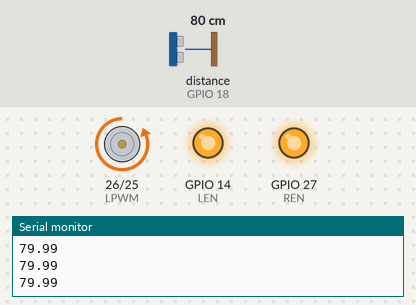
Bench run of a sketch on a simulated ESP32. On the bench: motor-driver pin pairs drawn as motors (green arrow = first pin HIGH = forward, orange = second pin HIGH = backward, longer = more drive), output pins drawn as LEDs (lit = HIGH), the last lines printed to the serial monitor. Wiring (inferred from the names in the program): ultrasonic range finder: trigger GPIO 5; echo GPIO 18. The inputs (shaded band) are chosen by the test bench; at power-on: distance to the obstacle (sensor on GPIO 18) 80 cm. The echo pulse lasts 58.3 µs per cm; pins used as bus, display or sensor lines are not drawn.

Above: at 1.2 s.
1.3 s: distance to the obstacle (sensor on GPIO 18) set to 2 cm
At 1.9 s:
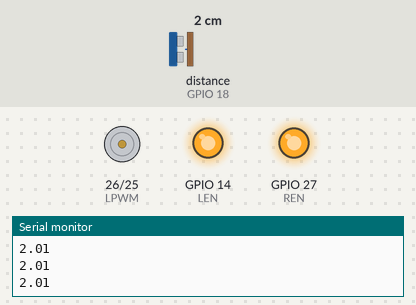
2.8 s: distance to the obstacle (sensor on GPIO 18) set to 9 cm
4.3 s: distance to the obstacle (sensor on GPIO 18) set to 11 cm
At 5.2 s:
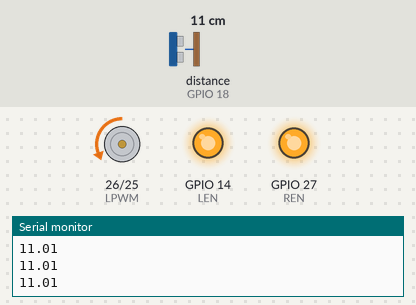
5.8 s: distance to the obstacle (sensor on GPIO 18) set to 18 cm
At 6.9 s:
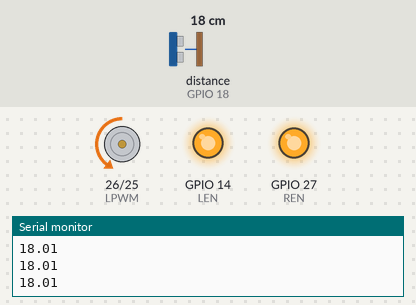
7.3 s: distance to the obstacle (sensor on GPIO 18) set to 35 cm
At 7.7 s:
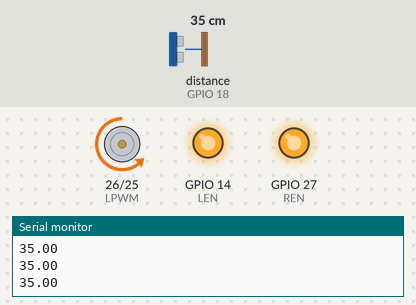
8.8 s: distance to the obstacle (sensor on GPIO 18) set to 60 cm
At 9.2 s:
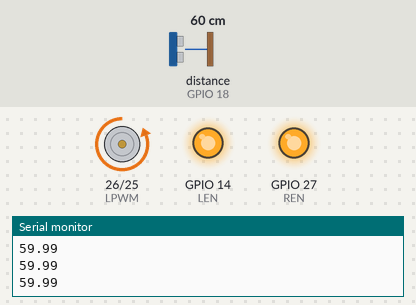
Timing chart, 0 to 11.3 s (numbered marks = the images above; inputs shaded):
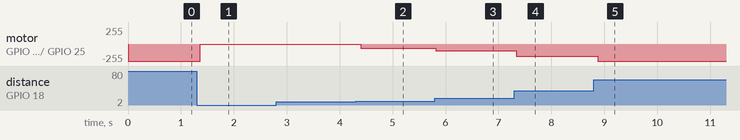

The sketch:

esp32_motor_ultrasonic_ros.ino
```cpp
#define TRIG 5
#define ECHO 18

#define RPWM 25
#define LPWM 26
#define REN 27
#define LEN 14

void setup() {

  Serial.begin(115200);

  pinMode(TRIG, OUTPUT);
  pinMode(ECHO, INPUT);

  pinMode(RPWM, OUTPUT);
  pinMode(LPWM, OUTPUT);
  pinMode(REN, OUTPUT);
  pinMode(LEN, OUTPUT);

  digitalWrite(REN, HIGH);
  digitalWrite(LEN, HIGH);

  analogWrite(RPWM, 0);
  analogWrite(LPWM, 0);
}

void loop() {

  // Trigger ultrasonic sensor
  digitalWrite(TRIG, LOW);
  delayMicroseconds(2);

  digitalWrite(TRIG, HIGH);
  delayMicroseconds(10);

  digitalWrite(TRIG, LOW);

  long duration = pulseIn(ECHO, HIGH);

  float distance = duration * 0.0343 / 2.0;

  // Ignore invalid readings
  if (distance <= 0 || distance > 300) {
    return;
  }

  int speed;

  // Gradual speed control
  if (distance <= 10) {

    speed = 0;

  }
  else if (distance >= 50) {

    speed = 255;

  }
  else {

    speed = map((int)distance, 10, 50, 60, 255);

  }

  // Drive motor
  analogWrite(RPWM, speed);
  analogWrite(LPWM, 0);

  Serial.println(distance);

  delay(100);
}
```

Measured:
- the behaviour switches between 10 and 11 cm on distance to the obstacle (sensor on GPIO 18) (found by bisection; images 1 and 2)
- after the input at 1.3 s, motor on GPIO 26 (LPWM) / GPIO 25 (RPWM): backward 255/255 → stopped after 0.07 s
- after the input at 4.3 s, motor on GPIO 26 (LPWM) / GPIO 25 (RPWM): stopped → backward 64/255 after 0.09 s
- after the input at 5.8 s, motor on GPIO 26 (LPWM) / GPIO 25 (RPWM): backward 64/255 → backward 99/255 at once
- after the input at 7.3 s, motor on GPIO 26 (LPWM) / GPIO 25 (RPWM): backward 99/255 → backward 181/255 at once
- after the input at 8.8 s, motor on GPIO 26 (LPWM) / GPIO 25 (RPWM): backward 181/255 → backward 255/255 after 0.08 s
